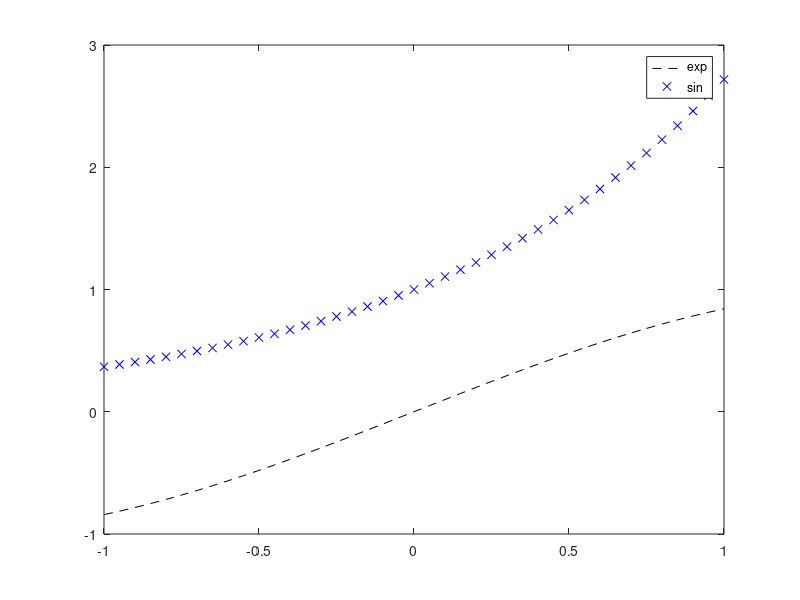
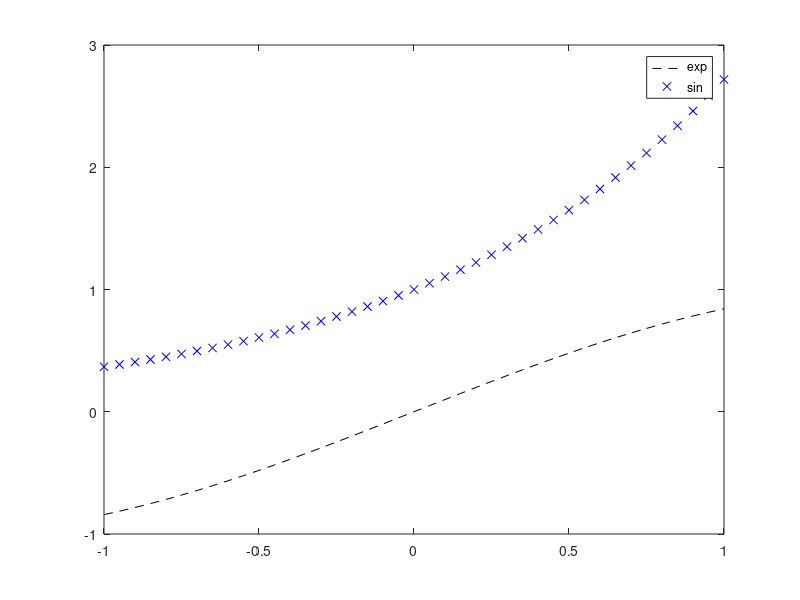

Reproduce these figures in MATLAB, in order.
% Matlab-Einfuehrung Numerische Mathematik 2, SoSe 2023
% Senta Lange, IfAM, Uni Hannover
%
% Plot: Mehrere Möglichkeiten

% Gitter zum Plotten der Funktion und Auswerten der Funktionswerte
x = -1:0.05:1;
y1 = sin(x);
y2 = exp(x);

%plotten
figure(1);
plot(x,y1,'k--',x,y2,'bx')
legend('exp','sin');

%mit hold on...hold off
figure(2);
plot(x,y1,'k--' ) % sin(x) in schwarz und gestrichelt plotten
hold on  
scatter(x,y2,'b','x') % einzelne Kreuze in blau plotten
legend('exp','sin');
hold off 
